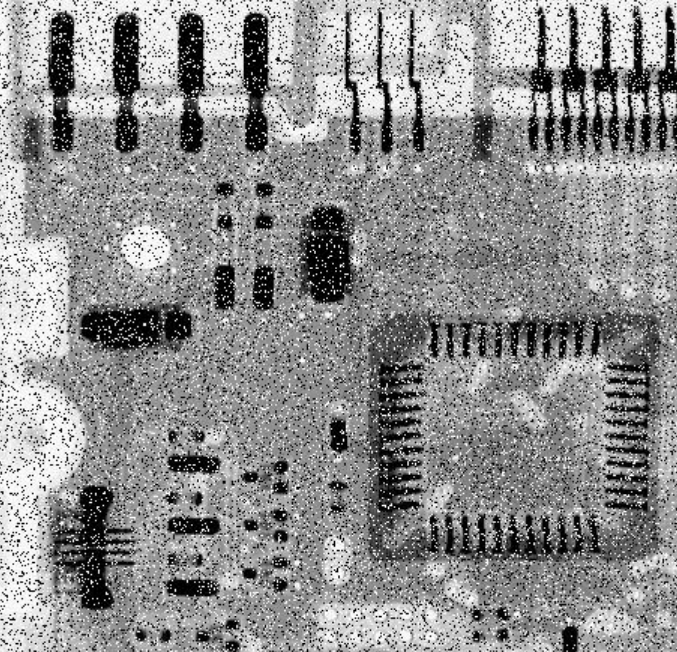
#> input picture exp7/image.png, 677 x 652 px
$ python median.py
#> lines starting #> are read from the running program, lines starting #| are printed output that depends on the picture
import cv2
import numpy as np

img = cv2.imread('image.png', 0)
#> img is the input picture: shape (652, 677); min 0, max 255, mean 142.6
m, n = img.shape
#> m = 652; n = 677

img_median = np.zeros([m, n])

for i in range(1, m-1):
    for j in range(1, n-1):

        neighbors = [
            img[i-1, j-1], img[i-1, j], img[i-1, j+1],
            img[i,   j-1], img[i,   j], img[i,   j+1],
            img[i+1, j-1], img[i+1, j], img[i+1, j+1]
        ]

        median_val = np.median(neighbors)

        img_median[i, j] = median_val
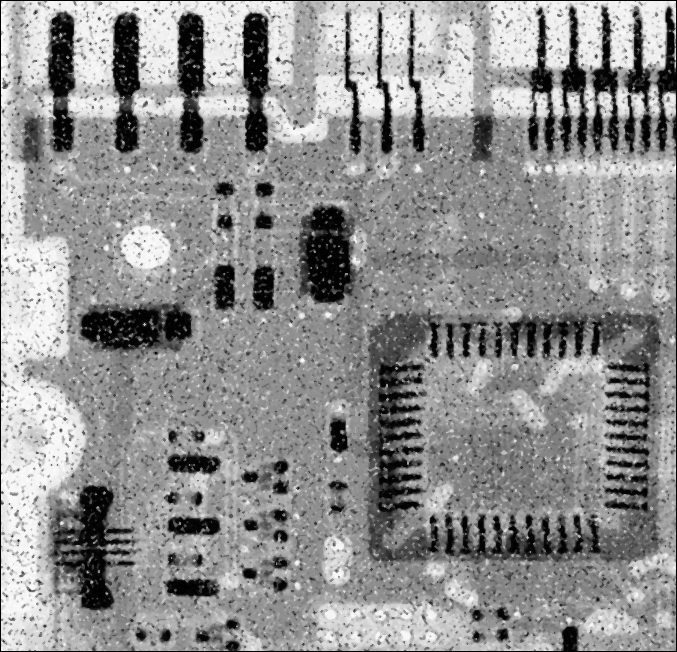
#> img_median: shape (652, 677) float64; min 0, max 252, mean 143.5

img_median = img_median.astype(np.uint8)

cv2.imwrite('median_filtered.png', img_median)
cv2.imshow('Original Image', img)
cv2.waitKey(0)
cv2.imshow('Median Filtered Image', img_median)
cv2.waitKey(0)
x=cv2.hconcat([img, img_median])
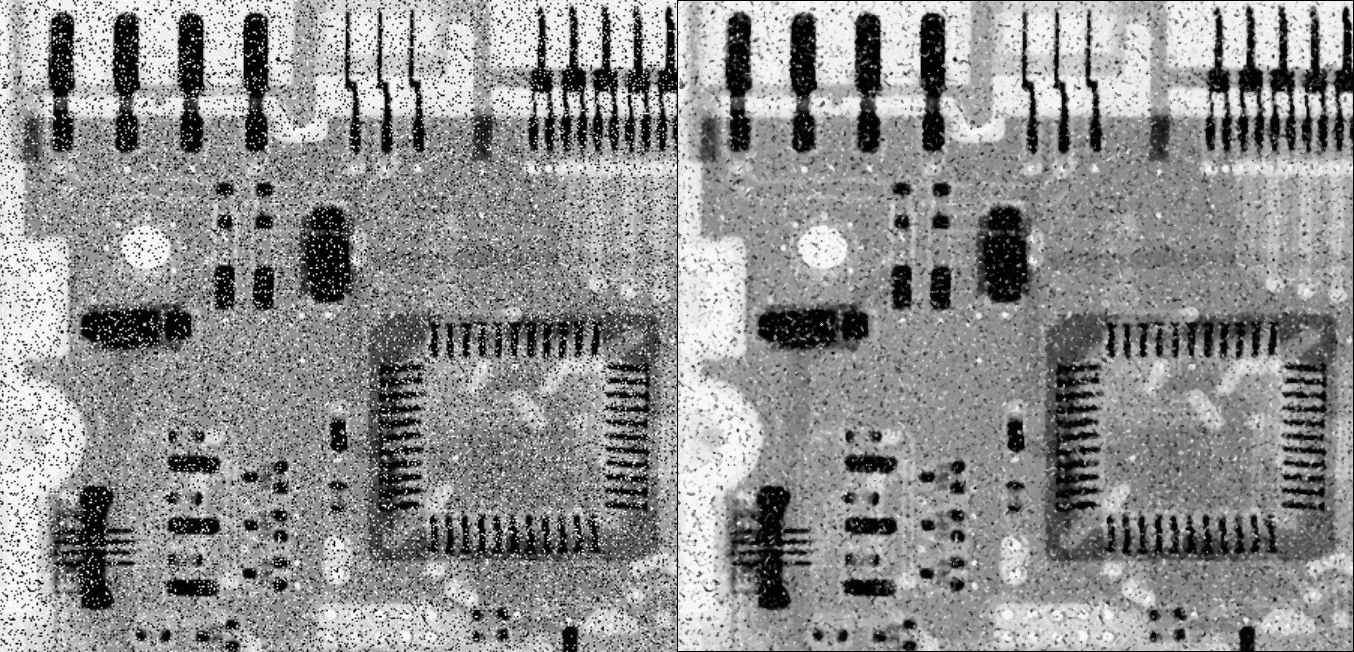
#> x: shape (652, 1354); min 0, max 255, mean 143.1
cv2.imshow('Comparison', x)
cv2.waitKey(0)
cv2.destroyAllWindows()
